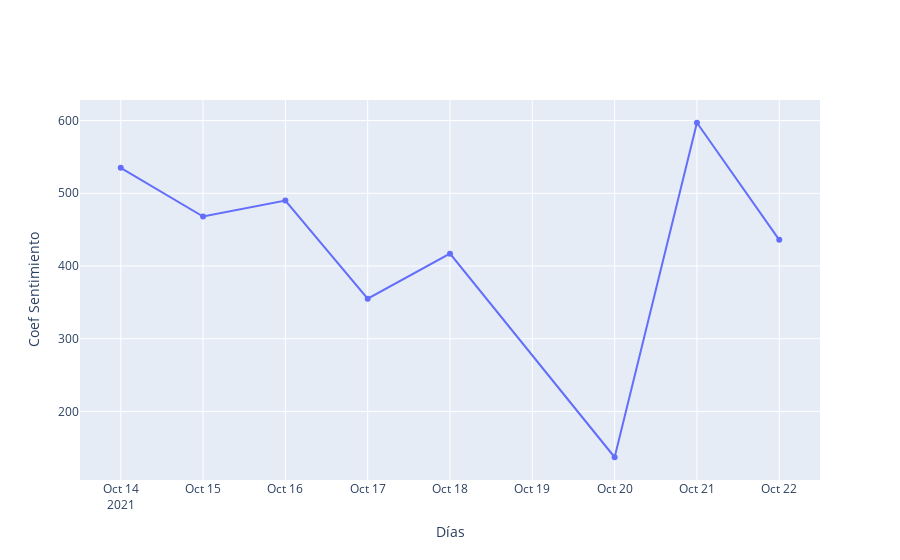

The notebook cell this image was saved under:
### Code cell
data = pd.read_csv('data.csv')

fechas = data['FechaPublicacion']
fechas2 = []

for i in fechas:
    fechas2.append(i[0:10])

data['FechaPublicacion'] = fechas2

data['FechaPublicacion'] = pd.to_datetime(data['FechaPublicacion'], format="%Y/%m/%d")

paises = ['Colombia', 'Mexico', 'España']

B = data[data['Pais']=='Mexico'][['FechaPublicacion', 'Texto']].groupby('FechaPublicacion').count()
B = B.reset_index()




data = [go.Scatter(
                x=B.FechaPublicacion,
                y=B['Texto']
        )
        ]
fig = go.Figure()

fig.add_trace(go.Scatter(x=B.FechaPublicacion, y=B['Texto'],
                    mode='lines+markers',
                    name='lines+markers'))

fig.update_layout(
    xaxis_title="Días",
    yaxis_title="Coef Sentimiento",
)

fig.show()

### Figure 1 — Plotly figure (JSON) as saved in the notebook; plotly's stock layout.template omitted (floating-point values rounded to 4 significant figures)
{"data": [{"mode": "lines+markers", "name": "lines+markers", "type": "scatter", "x": ["2021-10-14T00:00:00", "2021-10-15T00:00:00", "2021-10-16T00:00:00", "2021-10-17T00:00:00", "2021-10-18T00:00:00", "2021-10-20T00:00:00", "2021-10-21T00:00:00", "2021-10-22T00:00:00"], "y": [535, 468, 490, 355, 417, 137, 597, 436]}], "layout": {"xaxis": {"title": {"text": "Días"}}, "yaxis": {"title": {"text": "Coef Sentimiento"}}}}
